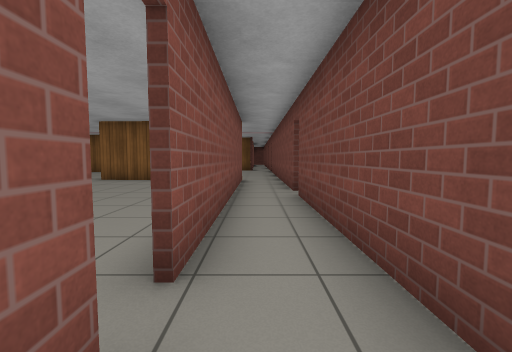
view 1 (above)

24 first-person views from a walk through a Gazebo world. The camera is 0.94 m above the floor, tilts 4° down and sees 90° across. The floor is counted in squares, 1 m on a side. Each view is taken from the middle of a square. On the plan, view 1 faces up. The plan holds only what a view shows up to about 10 squares ahead; the rest is blank. The place goes on beyond the plan. Simple patterns stand in for the simulator's built-in surfaces.

view 2
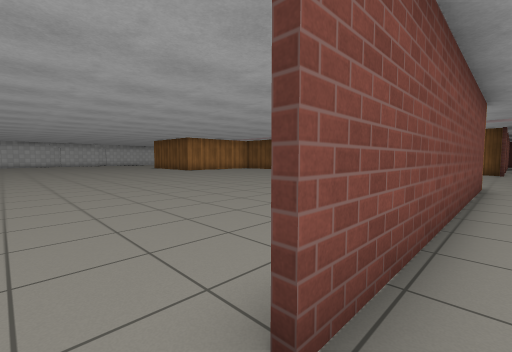

view 3
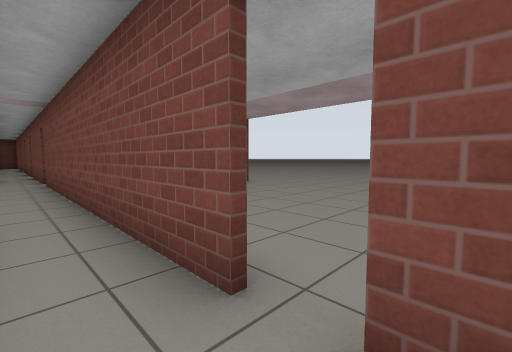

view 4
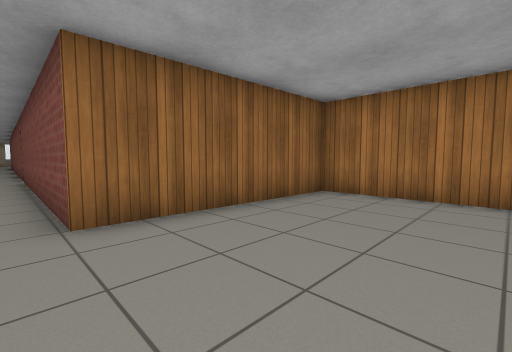

view 5
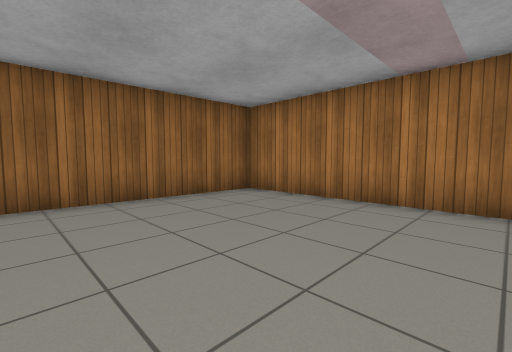

view 6
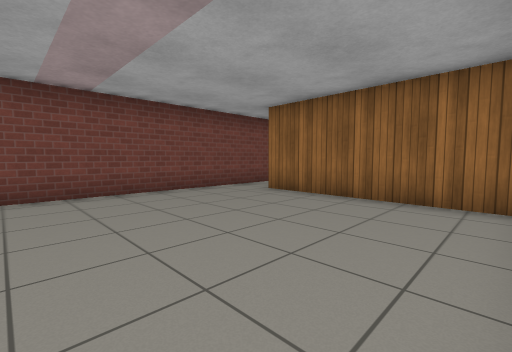

view 7
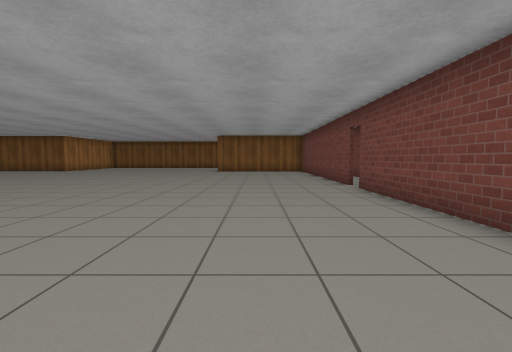

view 8
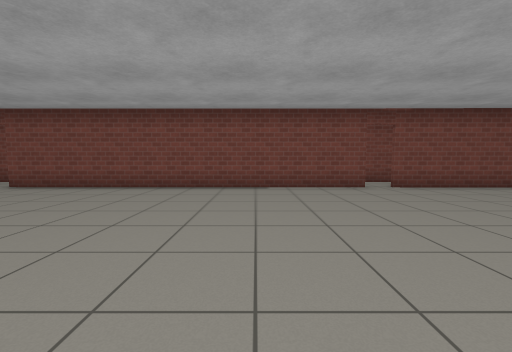

view 9
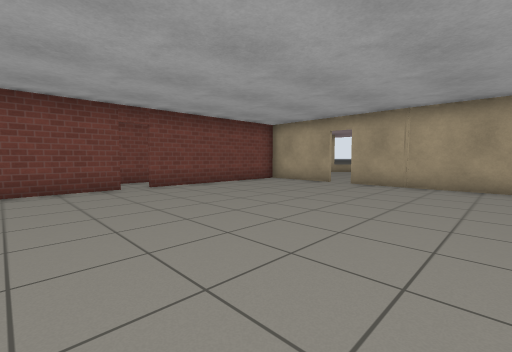

view 10
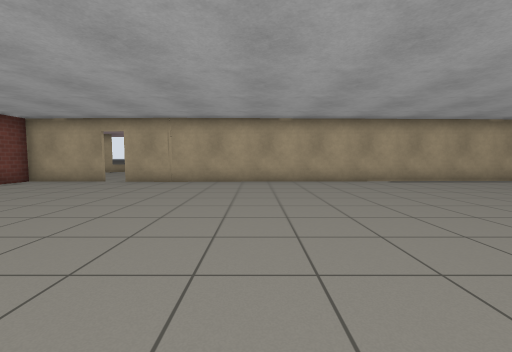

view 11
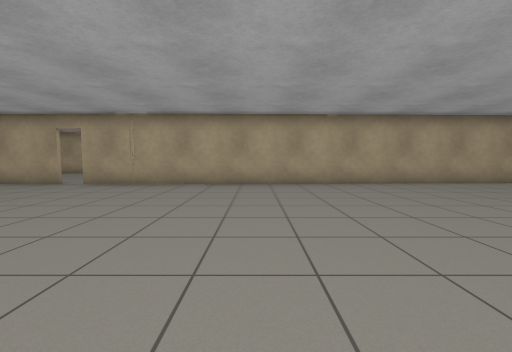

view 12
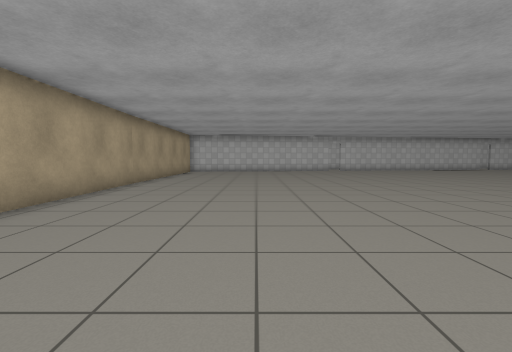

view 13
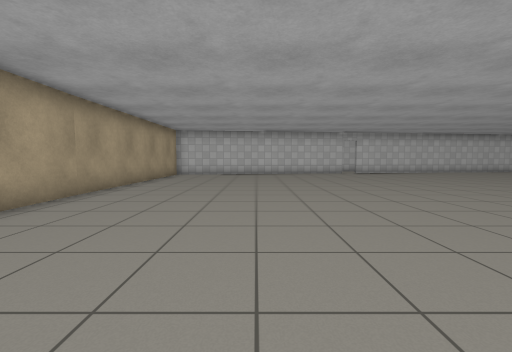

view 14
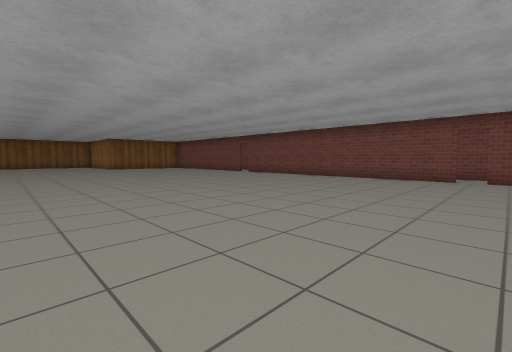

view 15
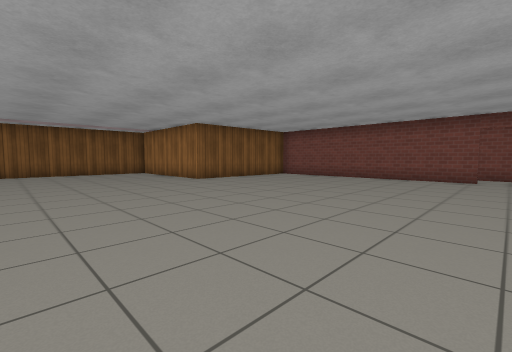

view 16
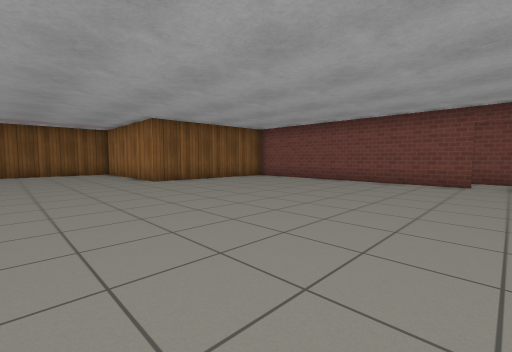

view 17
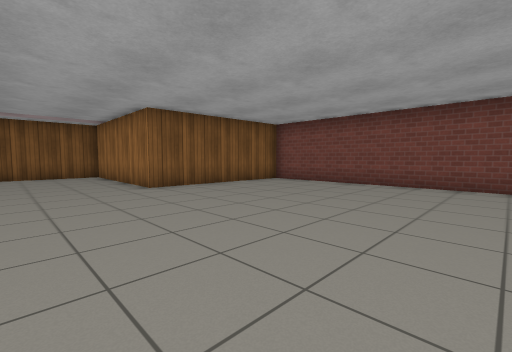

view 18
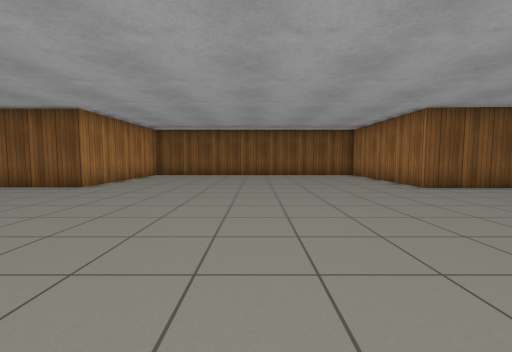

view 19
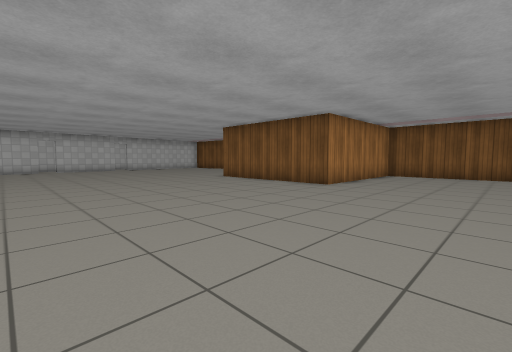

view 20
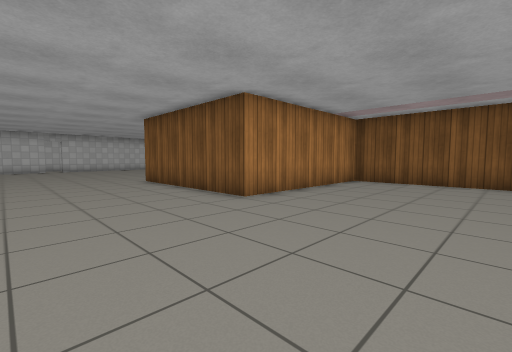

view 21
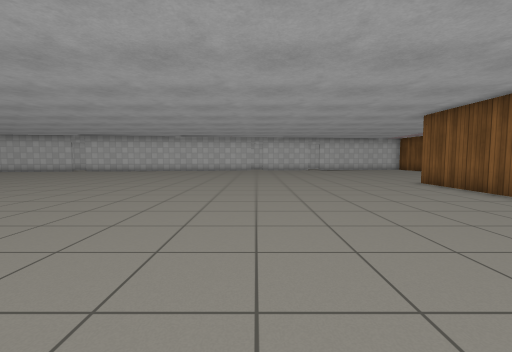

view 22
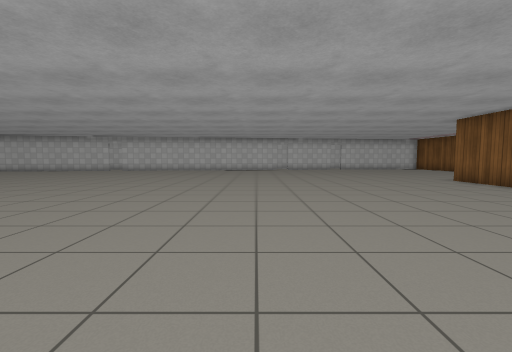

view 23
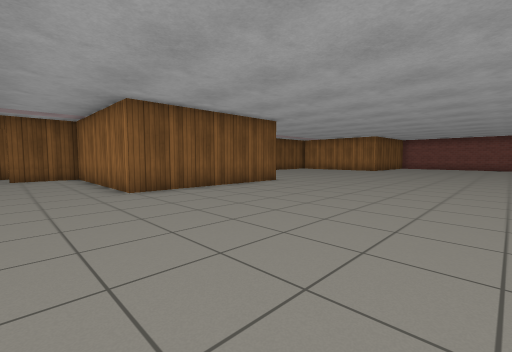

view 24
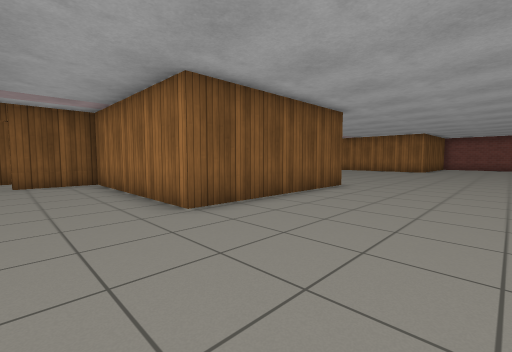

### Floor plan
Points are (right, up) in squares from view 1. A wall is a line through its corners. A room is listed if a view was taken in it or the views show most of it. See-through windows are left out.
Room 1 (views 1, 2, 3)
walls: (1.1, -12.4) (1.1, -11); (1.1, 0.9) (1.1, 6.5); (-0.6, 1.1) (-0.6, 0.6); (1.1, 7.2) (1.1, 11.4); (-0.6, 11) (-0.6, 1.8)
ways out: opening at (0, 11) to room 2; open door at (-4.5, -17) to room 3; open door at (-1, -11) to room 3; open door at (-1, 1.5) to room 3; open door at (1, 7)
Room 2 (views 4, 5, 6)
walls: (-6.5, 17.1) (-6.6, 11.2) (-0.6, 11); (1.1, 11.4) (1.1, 17.1)
ways out: opening at (0, 11) to room 1; open door at (1, 17)
Room 3 (views 7, 8, 9, 10, 11, 12, 13, 14, 15, 16, 17, 18, 19, 20, 21, 22, 23, 24)
walls: (-0.8, 1.8) (-0.8, 8.1); (-0.8, -10.6) (-0.8, 1.1); (-3.7, 11) (-6.7, 11) (-6.7, 13.9); (-4, -17) (-1.8, -16.9); (-17.6, 16.7) (-17.6, 11.2) (-23.6, 11.2) (-23.6, 17.3) (-25.9, 17.3); (-12.9, 17.3) (-17, 17.3); (-26.1, -17.7) (-4.8, -17); (-0.8, -17.2) (-0.8, -11.3)
ways out: open door at (-4.5, -17) to room 1; open door at (-1, -11) to room 1; open door at (-1, 1.5) to room 1; open door at (-26, 17)

Where each view was taken, in squares from view 1:
view 1: 0 up, 0 right, facing up
view 2: 1 up, 0 right, facing up-left
view 3: 6 up, 0 right, facing up-right
view 4: 15 up, 0 right, facing down-left
view 5: 17 up, 1 left, facing down-left
view 6: 17 up, 6 left, facing down-right
view 7: 7 down, 4 left, facing up
view 8: 7 down, 9 left, facing right
view 9: 8 down, 9 left, facing down-right
view 10: 7 down, 10 left, facing down
view 11: 8 down, 11 left, facing down
view 12: 13 down, 13 left, facing left
view 13: 13 down, 16 left, facing left
view 14: 12 down, 13 left, facing up-right
view 15: 1 up, 13 left, facing up-right
view 16: 1 up, 11 left, facing up-right
view 17: 3 up, 10 left, facing up-right
view 18: 3 up, 12 left, facing up
view 19: 3 up, 13 left, facing up-left
view 20: 7 up, 13 left, facing up-left
view 21: 5 up, 14 left, facing left
view 22: 3 up, 13 left, facing left
view 23: 4 up, 26 left, facing up-right
view 24: 7 up, 26 left, facing up-right
